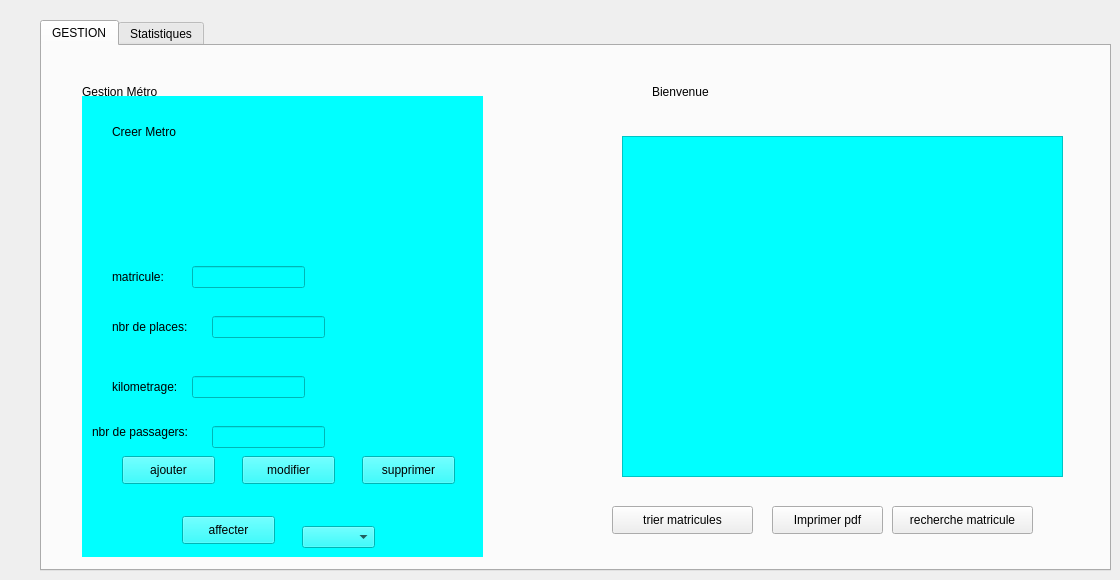
    <widget class="QWidget" name="page_3">
     <widget class="QTabWidget" name="tabWidget_3">
      <property name="geometry">
       <rect>
        <x>40</x>
        <y>20</y>
        <width>1071</width>
        <height>551</height>
       </rect>
      </property>
      <property name="styleSheet">
       <string notr="true">alternate-background-color: rgb(255, 255, 255);
selection-background-color: rgb(231, 255, 239);</string>
      </property>
      <property name="currentIndex">
       <number>0</number>
      </property>
      <widget class="QWidget" name="tab_5">
       <attribute name="title">
        <string>GESTION</string>
       </attribute>
       <widget class="QWidget" name="widget" native="true">
        <property name="geometry">
         <rect>
          <x>40</x>
          <y>50</y>
          <width>401</width>
          <height>461</height>
         </rect>
        </property>
        <property name="styleSheet">
         <string notr="true">background-color: rgb(0, 255, 255);</string>
        </property>
        <widget class="QLabel" name="label_18">
         <property name="geometry">
          <rect>
           <x>30</x>
           <y>20</y>
           <width>131</width>
           <height>31</height>
          </rect>
         </property>
         <property name="text">
          <string>Creer Metro</string>
         </property>
        </widget>
        <widget class="QLabel" name="label_19">
         <property name="geometry">
          <rect>
           <x>30</x>
           <y>170</y>
           <width>71</width>
           <height>21</height>
          </rect>
         </property>
         <property name="text">
          <string>matricule:</string>
         </property>
        </widget>
        <widget class="QLabel" name="label_20">
         <property name="geometry">
          <rect>
           <x>30</x>
           <y>220</y>
           <width>91</width>
           <height>21</height>
          </rect>
         </property>
         <property name="text">
          <string>nbr de places:</string>
         </property>
        </widget>
        <widget class="QLabel" name="label_21">
         <property name="geometry">
          <rect>
           <x>30</x>
           <y>280</y>
           <width>81</width>
           <height>21</height>
          </rect>
         </property>
         <property name="text">
          <string>kilometrage:</string>
         </property>
        </widget>
        <widget class="QLabel" name="label_22">
         <property name="geometry">
          <rect>
           <x>10</x>
           <y>320</y>
           <width>111</width>
           <height>31</height>
          </rect>
         </property>
         <property name="text">
          <string>nbr de passagers:</string>
         </property>
        </widget>
        <widget class="QPushButton" name="ajouter">
         <property name="geometry">
          <rect>
           <x>40</x>
           <y>360</y>
           <width>93</width>
           <height>28</height>
          </rect>
         </property>
         <property name="text">
          <string>ajouter</string>
         </property>
        </widget>
        <widget class="QLineEdit" name="nbr_places">
         <property name="geometry">
          <rect>
           <x>130</x>
           <y>220</y>
           <width>113</width>
           <height>22</height>
          </rect>
         </property>
        </widget>
        <widget class="QLineEdit" name="le_kilometrage">
         <property name="geometry">
          <rect>
           <x>110</x>
           <y>280</y>
           <width>113</width>
           <height>22</height>
          </rect>
         </property>
        </widget>
        <widget class="QLineEdit" name="nbr_passagers">
         <property name="geometry">
          <rect>
           <x>130</x>
           <y>330</y>
           <width>113</width>
           <height>22</height>
          </rect>
         </property>
        </widget>
        <widget class="QPushButton" name="pb_modifier_3">
         <property name="geometry">
          <rect>
           <x>160</x>
           <y>360</y>
           <width>93</width>
           <height>28</height>
          </rect>
         </property>
         <property name="text">
          <string>modifier</string>
         </property>
        </widget>
        <widget class="QPushButton" name="pb_supprimer_3">
         <property name="geometry">
          <rect>
           <x>280</x>
           <y>360</y>
           <width>93</width>
           <height>28</height>
          </rect>
         </property>
         <property name="text">
          <string>supprimer</string>
         </property>
        </widget>
        <widget class="QLineEdit" name="la_matricule">
         <property name="geometry">
          <rect>
           <x>110</x>
           <y>170</y>
           <width>113</width>
           <height>22</height>
          </rect>
         </property>
        </widget>
        <widget class="QPushButton" name="AFFECTER">
         <property name="geometry">
          <rect>
           <x>100</x>
           <y>420</y>
           <width>93</width>
           <height>28</height>
          </rect>
         </property>
         <property name="text">
          <string>affecter</string>
         </property>
        </widget>
        <widget class="QComboBox" name="comboBox">
         <property name="geometry">
          <rect>
           <x>220</x>
           <y>430</y>
           <width>73</width>
           <height>22</height>
          </rect>
         </property>
        </widget>
       </widget>
       <widget class="QLabel" name="label_23">
        <property name="geometry">
         <rect>
          <x>40</x>
          <y>10</y>
          <width>431</width>
          <height>71</height>
         </rect>
        </property>
        <property name="styleSheet">
         <string notr="true">font: 75 24pt &quot;Californian FB&quot;;
</string>
        </property>
        <property name="text">
         <string>Gestion Métro</string>
        </property>
       </widget>
       <widget class="QLabel" name="label_24">
        <property name="geometry">
         <rect>
          <x>610</x>
          <y>10</y>
          <width>431</width>
          <height>71</height>
         </rect>
        </property>
        <property name="styleSheet">
         <string notr="true">font: 75 24pt &quot;Californian FB&quot;;
</string>
        </property>
        <property name="text">
         <string>Bienvenue</string>
        </property>
       </widget>
       <widget class="QPushButton" name="pb_trier_matricule">
        <property name="geometry">
         <rect>
          <x>570</x>
          <y>460</y>
          <width>141</width>
          <height>28</height>
         </rect>
        </property>
        <property name="text">
         <string>trier matricules</string>
        </property>
       </widget>
       <widget class="QPushButton" name="pb_rechercher_2">
        <property name="geometry">
         <rect>
          <x>850</x>
          <y>460</y>
          <width>141</width>
          <height>28</height>
         </rect>
        </property>
        <property name="text">
         <string>recherche matricule</string>
        </property>
       </widget>
       <widget class="QTableView" name="tableView">
        <property name="geometry">
         <rect>
          <x>580</x>
          <y>90</y>
          <width>441</width>
          <height>341</height>
         </rect>
        </property>
        <property name="styleSheet">
         <string notr="true">background-color: rgb(0, 255, 255);</string>
        </property>
       </widget>
       <widget class="QPushButton" name="pb_pdf_2">
        <property name="geometry">
         <rect>
          <x>730</x>
          <y>460</y>
          <width>111</width>
          <height>28</height>
         </rect>
        </property>
        <property name="text">
         <string>Imprimer pdf</string>
        </property>
       </widget>
      </widget>
      <widget class="QWidget" name="tab_6">
       <attribute name="title">
        <string>Statistiques</string>
       </attribute>
       <widget class="QCustomPlot" name="plot_3" native="true">
        <property name="geometry">
         <rect>
          <x>60</x>
          <y>20</y>
          <width>1061</width>
          <height>631</height>
         </rect>
        </property>
       </widget>
      </widget>
     </widget>
    </widget>
